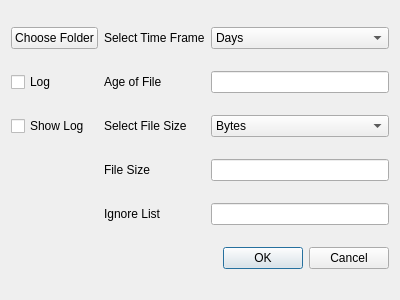
<?xml version="1.0" encoding="UTF-8"?>
<ui version="4.0">
 <class>Application</class>
 <widget class="QDialog" name="Application">
  <property name="geometry">
   <rect>
    <x>0</x>
    <y>0</y>
    <width>400</width>
    <height>300</height>
   </rect>
  </property>
  <property name="windowTitle">
   <string>Dialog</string>
  </property>
  <layout class="QGridLayout" name="gridLayout">
   <item row="0" column="0">
    <widget class="QPushButton" name="pushButton">
     <property name="text">
      <string>Choose Folder</string>
     </property>
    </widget>
   </item>
   <item row="0" column="1">
    <widget class="QLabel" name="label">
     <property name="text">
      <string>Select Time Frame</string>
     </property>
    </widget>
   </item>
   <item row="0" column="2">
    <widget class="QComboBox" name="comboBox">
     <item>
      <property name="text">
       <string>Days</string>
      </property>
     </item>
     <item>
      <property name="text">
       <string>Months</string>
      </property>
     </item>
     <item>
      <property name="text">
       <string>Years</string>
      </property>
     </item>
    </widget>
   </item>
   <item row="1" column="0">
    <widget class="QCheckBox" name="checkBox">
     <property name="text">
      <string>Log</string>
     </property>
    </widget>
   </item>
   <item row="1" column="1">
    <widget class="QLabel" name="label_2">
     <property name="text">
      <string>Age of File</string>
     </property>
    </widget>
   </item>
   <item row="1" column="2">
    <widget class="QLineEdit" name="lineEdit"/>
   </item>
   <item row="2" column="0">
    <widget class="QCheckBox" name="checkBox_2">
     <property name="text">
      <string>Show Log</string>
     </property>
    </widget>
   </item>
   <item row="2" column="1">
    <widget class="QLabel" name="label_3">
     <property name="text">
      <string>Select File Size</string>
     </property>
    </widget>
   </item>
   <item row="2" column="2">
    <widget class="QComboBox" name="comboBox_2">
     <item>
      <property name="text">
       <string>Bytes</string>
      </property>
     </item>
     <item>
      <property name="text">
       <string>Kilobytes</string>
      </property>
     </item>
     <item>
      <property name="text">
       <string>Megabytes</string>
      </property>
     </item>
     <item>
      <property name="text">
       <string>Gigabytes</string>
      </property>
     </item>
     <item>
      <property name="text">
       <string>Terabytes</string>
      </property>
     </item>
    </widget>
   </item>
   <item row="3" column="1">
    <widget class="QLabel" name="label_4">
     <property name="text">
      <string>File Size</string>
     </property>
    </widget>
   </item>
   <item row="3" column="2">
    <widget class="QLineEdit" name="lineEdit_2"/>
   </item>
   <item row="4" column="1">
    <widget class="QLabel" name="label_5">
     <property name="text">
      <string>Ignore List</string>
     </property>
    </widget>
   </item>
   <item row="4" column="2">
    <widget class="QLineEdit" name="lineEdit_3"/>
   </item>
   <item row="5" column="1" colspan="2">
    <widget class="QDialogButtonBox" name="buttonBox">
     <property name="standardButtons">
      <set>QDialogButtonBox::Cancel|QDialogButtonBox::Ok</set>
     </property>
    </widget>
   </item>
  </layout>
 </widget>
 <resources/>
 <connections/>
</ui>
